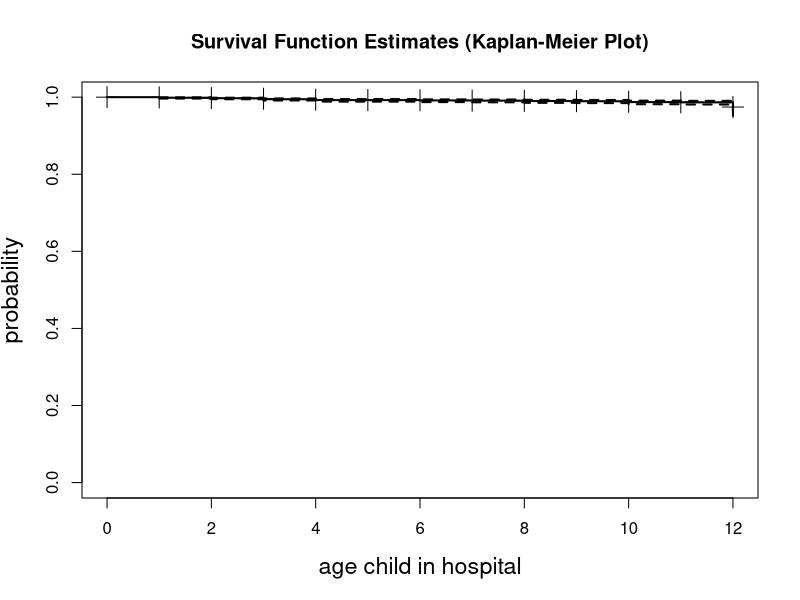
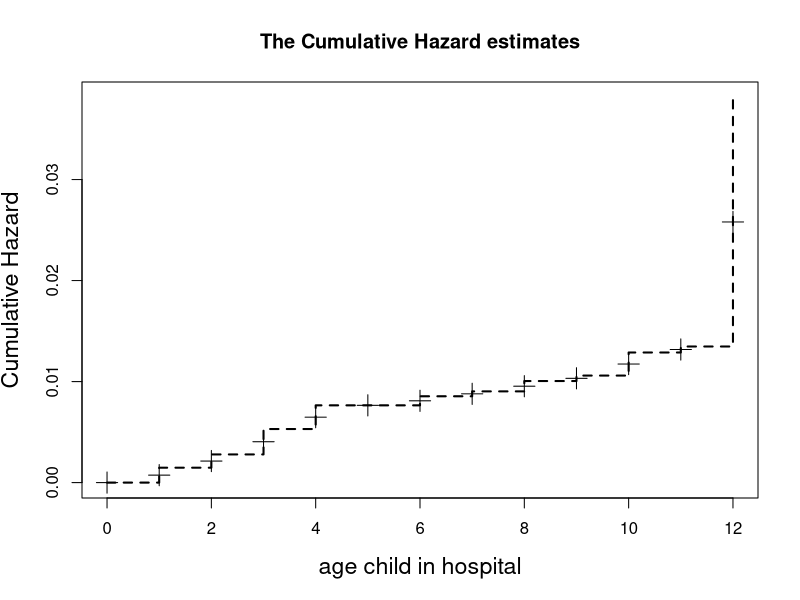
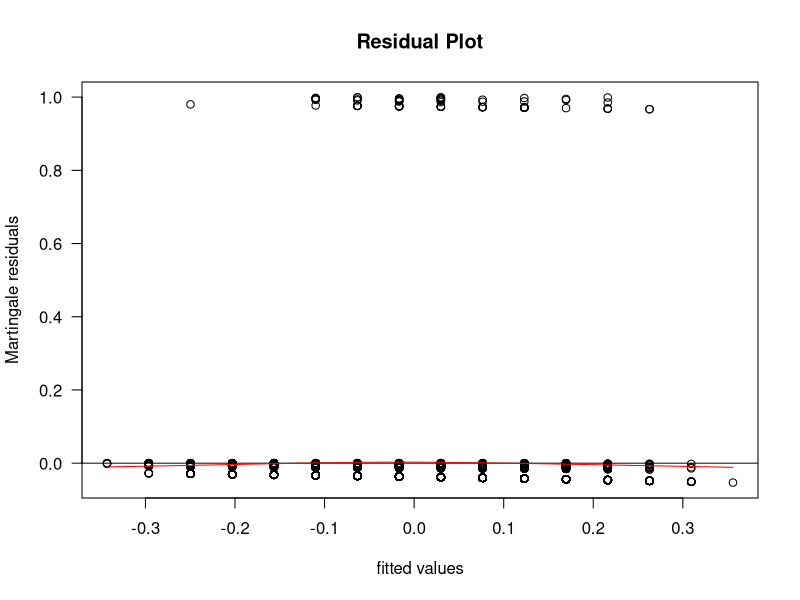
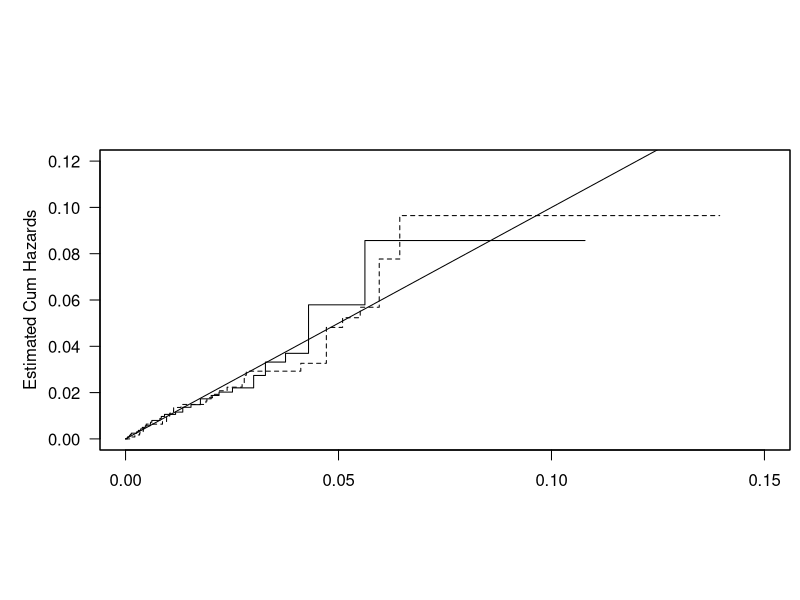

Source code (R) for these figures, in order:
rm(list=ls())

options(width=60,length=200,digits=3)   # Set number of digits to be printed                                                             

library(survival)
library(KMsurv)  # Read data from the R package KMsurv;
library(MASS)

data(pneumon)

pdata <- pneumon[,c("hospital","mthage","alcohol","smoke","bweight","race","agepn")] #Only including factors relevent to our research

head(pdata)

pdata$alcohol[pdata$alcohol<=1] <- 0 # If mother has less than 1 drink per month, assign value 0 (no alcohol use)
pdata$alcohol[pdata$alcohol>1] <- 1 # If mother has 1 drink or more per month, assign value 1 (alcohol use)

pdata$smoke[pdata$smoke>0] <- 1 # If mother has more than 0 packs of cigarettes per day, assign value 1 (cigarette use)

attach(pdata)

## KAPLAN-MEIER ESTIMATES ##
# Non-parametric survival function estimate including confidence bands
fit1 <- survfit(Surv(agepn, hospital)~1, conf.type = "log-log", data = pdata)
# Non-parametric survival curve and confidence bands
plot(fit1,  lwd=2, mark.time=TRUE, cex=2, cex.lab=1.4,xlab="age child in hospital",ylab="probability",
     main="Survival Function Estimates (Kaplan-Meier Plot)", conf.int=T)


## NELSON-AALEN ESTIMATES ##
#Including confidence bands
fitNA1 <- survfit(Surv(agepn, hospital) ~ 1,ctype = 1, conf.type = "plain", data = pdata)
# Plotting
plot(fitNA1, lwd=2, lty=2, conf.int=FALSE, mark.time=TRUE, cex=2, cex.lab=1.4,
     cumhaz = TRUE, col="black",
     xlab="age child in hospital", ylab="Cumulative Hazard",main="The Cumulative Hazard estimates")

# CHECKING FOR NO TIES
table(pdata$agepn[pdata$alcohol==1])
# This survival data has ties since tied events exist,
# i.e. there are instances where two or more events occur at the same time.

## FITTING SEMI-PARAMETRIC COXPH MODEL ##
# Null model
coxph.fit.null <- coxph(Surv(agepn, hospital)~1, data = pdata)
sum.coxph.fit.null <- summary(coxph.fit.null)
print(sum.coxph.fit.null)
# Model with race
coxph.fit.r <- coxph(Surv(agepn, hospital)~factor(race), data = pdata)
sum.coxph.fit.r <- summary(coxph.fit.r)
print(sum.coxph.fit.r)
# Using Breslow's method instead of Efron's which is the default
coxph.fit.r2 <- coxph(Surv(agepn, hospital)~factor(race), method = "breslow", data = pdata)
sum.coxph.fit.r2 <- summary(coxph.fit.r2)
print(sum.coxph.fit.r2)
## Differences between values among methods are due to the fact that there exist tied events
# Model with all predictors
coxph.fit.all <- coxph(Surv(agepn, hospital)~mthage+factor(alcohol)+factor(smoke)+factor(bweight)+factor(race), data = pdata)
sum.coxph.fit.all <- summary(coxph.fit.all)
print(sum.coxph.fit.all)

## VARIABLE SELECTION ##
# Based on AIC through backward selection - recall smaller AIC is preferred

# Main effects only
coxph.fitbackward <- stepAIC(coxph.fit.all, direction="backward",trace=-1)
coxph.fitbackward
print(coxph.fitbackward$anova)
# From this variable selection method, the only fixed-time factors to be included
# in the final model are cigarette use during pregnancy and whether the baby had
# a normal birthweight.

# Main effects and two-way interactions
coxph.fit.allsq <- coxph(Surv(agepn, hospital)~(mthage+factor(alcohol)+factor(smoke)+factor(bweight)+factor(race))**2, data = pdata)
coxph.fitbackward2 <- stepAIC(coxph.fit.allsq, direction="backward",trace=-1)
coxph.fitbackward2
print(coxph.fitbackward2$anova)
# From this,the final model should include the age of the mother at birth,
# cigarette use during pregnancy, whether the baby had a normal birthweight, and
# the interaction between the mother's age at birth and whether the baby had
# a normal birthweight.

cox.final <- coxph(Surv(agepn, hospital)~mthage+factor(smoke)+factor(bweight)+(mthage*factor(bweight)), data = pdata)
sum.cox.final <- summary(cox.final)
print(sum.cox.final)

## CHECKING MODEL ASSUMPTIONS ##

# 1. Non-informative (or random) censoring
# There are opportunities for informative censoring, i.e. having participants
# drop out of the study for reasons related to the study, which could lead
# to biased results.

# 2. Survival times are independent
# We found the presence of ties earlier in the code. So this assumption is violated.

# 3. Hazards are proportional, i.e. hazard ratios are constant over time
# Note: There are no time-varying covariates

#To include time-dependent covariates in the Cox PH model, we use the following function
#expand.breakpoints () to expand the data set first; 

expand.breakpoints <-function(dataset, index = "patnum", status = "status", tevent = "time", 
                              Zvar = F, breakpoints = NULL)
{
  # Expand <dataset> so that each individual has a row for each 
  # unique failure time that is <= his/her/its own failure time.
  #
  # ERROR checking
  onceonly <- paste("must be a character string matching exactly", 
                    "one name in the first parameter, dataset") 
  # Require dataset to be of type data.frame
  if((missing(dataset) || !is.data.frame(dataset)))
    stop("\n Parameter, dataset, must be a data frame")
  varset <- names(dataset)
  covset <- varset
  lvset <- 1:length(varset) # Require dataset to have unique names
  if(any(duplicated(varset))) {
    stop(paste("\n Parameter, dataset, must have uniquely defined", 
               "column names"))
  }
  # Require index to match exactly 1 dataset name
  if(length((indexloc <- lvset[varset == index])) != 1)
    stop(paste("\n Parameter, index,", onceonly))
  covset <- covset[covset != index] 
  # Require status to match exactly 1 dataset name
  if(length((statusloc <- lvset[varset == status])) != 1)
    stop(paste("\n Parameter, status,", onceonly))
  covset <- covset[covset != status] 
  # Require tevent to match exactly 1 dataset name
  if(length((teventloc <- lvset[varset == tevent])) != 1)
    stop(paste("\n Parameter, tevent,", onceonly))
  covset <- covset[covset != tevent] # -----------------------------
  # Form vector of breakpoints, if necessary
  if(is.null(breakpoints)) {
    times <- dataset[, tevent]
    breakpoints <- sort(unique(times[dataset[, status] == 1]))
  }
  # Require breakpoints to be a vector of length >= 1
  if((is.null(breakpoints)) || (!(is.numeric(
    breakpoints))) || (!(is.vector(
      breakpoints))) || (length(breakpoints) < 1)) stop(paste(
        "\n Parameter, breakpoints, must be a numeric vector", 
        "with at least 1 element")) #*****************
  #Begin
  #*****************
  n <- nrow(dataset)
  temp.stop <- c(breakpoints, 0) # The 0 is a place-filler
  if(breakpoints[1] > 0)
    temp.start <- c(0, breakpoints)
  else temp.start <- c(-1, breakpoints)
  n.break <- length(breakpoints) + 1
  t.event <- dataset[, tevent] # ---------------------------
  ## Begin calculate n.epochs
  n.epochs <- sapply(1:n, function(m, breaks, times)
    sum(breaks < times[m]) + 1, breaks = breakpoints, times = t.event) 
  # End n.epochs
  id <- rep(1:n, n.epochs) # Index into supplied dataset
  last.epoch <- cumsum(n.epochs)
  epoch <- unlist(sapply(n.epochs, function(x)
    1:x)) # Index into vectors of interval start & stop points
  if(Zvar) {
    Zmat <- diag(rep(1, n.break))[epoch, ]
    Z.name <- paste("Z", seq(1, n.break), sep = "")
  }
  Tstop <- temp.stop[epoch]
  Tstop[last.epoch] <- dataset[, tevent]
  status2 <- rep(0, length(epoch))
  status2[last.epoch] <- dataset[, status]
  new.dataset <- data.frame(dataset[id, index, drop = F], temp.start[epoch], 
                            Tstop, status2, epoch, dataset[id, covset, drop = F])
  if(Zvar)
    new.dataset <- data.frame(new.dataset, Zmat)
  nam <- c(index, "Tstart", "Tstop", status, "epoch", covset)
  if(Zvar)
    nam <- c(nam, Z.name)
  dimnames(new.dataset) <- list(1:length(epoch), nam)
  return(new.dataset)
}

nobs<-length(agepn)
patnum<-seq(1:nobs) 
new.data<-data.frame(agepn, hospital, patnum, mthage, smoke, bweight)
  # Only including covariates in the final model
data.expand<-expand.breakpoints(new.data, index="patnum", status="hospital", tevent="agepn", Zvar=F)

#Create time-dependent covariate Z2t=Z1*ln(t); Z1=bweight here;

Z2t<-data.expand$bweight*log(data.expand$Tstop)


cox.tdc<-coxph(Surv(Tstart,Tstop, hospital)~mthage+factor(smoke)+factor(bweight)+(mthage*factor(bweight))+Z2t, 
               data=data.expand)
print(cox.tdc)
# Seeing that p-value=0.602 from the Wald test, we have strong evidence that the
# proportional hazards assumption is not met.

# 4. log(Hazard) is a linear function of of the X's/covariates (that are numeric and not categorical/factors)
# Using Martingale residuals

cox.num <- coxph(Surv(agepn, hospital)~mthage, data = pdata)
sum.cox.num <- summary(cox.num)
print(sum.cox.num)

plot(predict(cox.num), residuals(cox.num, type = "martingale"),
     xlab = "fitted values", ylab = "Martingale residuals",
     main = "Residual Plot", las = 1)
# add a line ax y=residual=0
abline(h=0)
# fit a smoother through the points
lines(smooth.spline(predict(cox.num), 
                    residuals(cox.num, type = "martingale")), col="red")

# Looking the residual plot (specifically the red line), the linearity assumption
# appears to be met.

# 5. Values of X (covariates) don't change over time
# Note: There are no time-varying covariates.

# 6. Baseline hazard (h_0(t)) is unspecified
# h_0(t) was not given for this dataset.

## MODEL DIAGNOSTICS ##

# Cox Snell residual plots to access different Cox PH model fitting for covariate bweight

bw0 <- (bweight==0)
bw1 <- (bweight==1)
fit2 <- coxph(Surv(agepn, hospital) ~ factor(bweight), data = pdata)
mres2 = resid(cox.final, type="martingale")
csres2 = hospital-mres2

# Stratified by bweight
r.surv10 <- survfit(Surv(csres2[bw0],hospital[bw0])~1,type="fleming-harrington")
r.surv11 <- survfit(Surv(csres2[bw1],hospital[bw1])~1,type="fleming-harrington")
# Plotting
par(las = 1, mfrow = c(1, 1), mai = c(0.5, 1.0, 1, 0.1), omi = c(1.0, 0, 0.5, 0))
plot(0, 0, lty = 1, type = 'n', xlim = c(0, 0.15), ylim = c(0, 0.12), xlab = "Residual",
     ylab = "Estimated Cum Hazards")
box()
lines(r.surv10$time, -log(r.surv10$surv), type = 's', lty = 1)
lines(r.surv11$time, -log(r.surv11$surv), type = 's', lty = 2)
lines(c(0, 3), c(0, 3), lty = 1)
# Dashed line for babies that had a normal birthweight; 
# solid line for babies not having a normal birthweight
# The estimates being close to the 45-degree line suggests the stratified model 
# fits better than the unstratified model, as a potential way to remedy the violation
# of the proportional hazards assumption.

